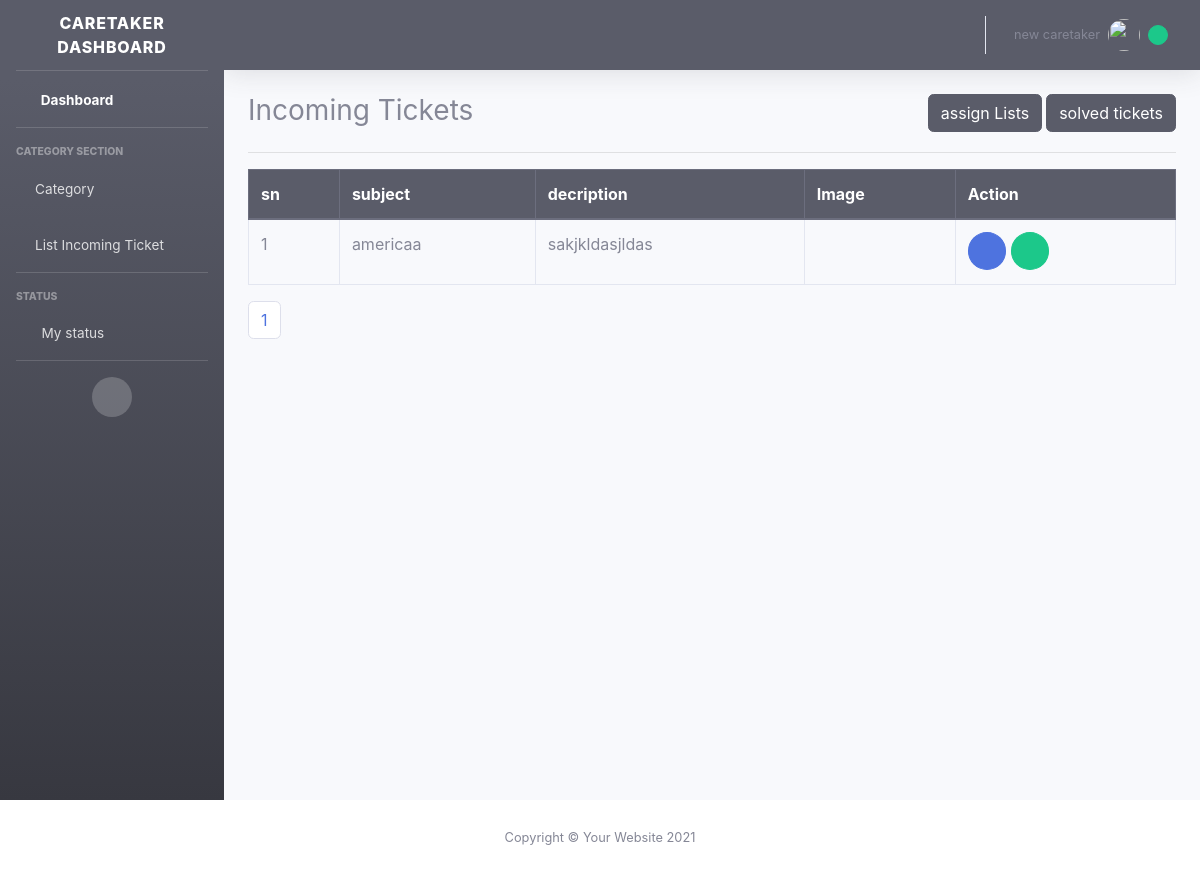
The page /user/caretaker/incoming-ticket (signed in) on the database as committed earlier.
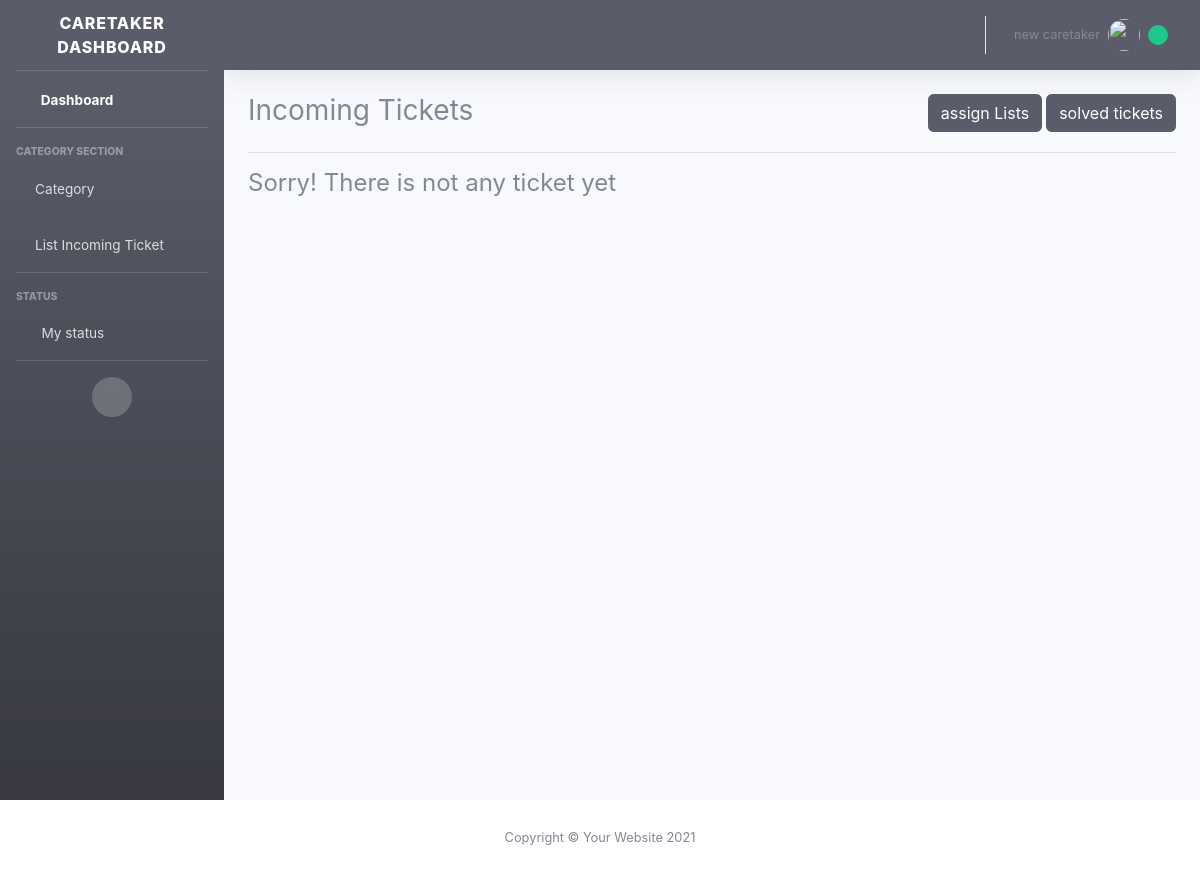
The same page on the database as committed later.
### Ticket/models.py (models this page shows, shortened)
class Ticket(models.Model):
    subject = models.CharField(max_length=30)
    description = models.TextField(max_length=50,blank=True,null=True)
    category  = models.ForeignKey(Category,models.CASCADE,null=True,blank=True)
    image = models.ImageField(upload_to='ticket/',null=True,blank=True)
    status = models.BooleanField(default=1)
    assignStatus = models.BooleanField(null=True,blank=True)
    created_by = models.ForeignKey(User, related_name= 'customerId' , on_delete=models.CASCADE, null=True, blank=True)
    created_at = models.DateTimeField(auto_now_add=True)
    updated_at = models.DateTimeField(auto_now=True)

### Ticket/views.py (the view)
# urls.py: path('caretaker/incoming-ticket',views.incomingTicket,name='incoming_ticket'),
@login_required(login_url='caretakerlogin')
def incomingTicket(request):
    ticket = Ticket.objects.filter(status=True,assignStatus=False).order_by('id')
    ticket_list = Paginator(ticket,4)
    page_url = request.GET.get('page')
    try:
        ticket_info = ticket_list.page(page_url)
    except PageNotAnInteger:
        ticket_info = ticket_list.page(1)
    except EmptyPage:
        ticket_info = ticket.page(ticket.num_pages)
    data = {
        'ticketList':ticket_info,
        'range':ticket_list
    }
    return render(request, 'caretaker/tickets/incoming_tickets.html', data)

### templates/careTaker/tickets/incoming_tickets.html (shortened to what this page needs)
{% extends '../../caretaker/includes/dashboardhome.html' %}
  {% load static %}
                {% block 'body' %}
<div class="container-fluid">
    <div class="row" id="dashboardcustomer">
        <div class="col-4">
        <h3 id="customerDashboard">Incoming Tickets</h3>
            </div>
        <div class="col-8">
         <a class=" btn btn-dark top-button"  href="{% url 'solve_ticket_list' %}">solved tickets</a>
         <a class="btn btn-dark top-button mr-1"  href="{% url 'assign_list' %}">assign Lists</a>
                </div>
    </div>
     <hr>
    {% if request.user.caretaker_status == "available" %}
    {% if ticketList %}
    <table class="table table-bordered table-hover ">
        <thead class="thead-dark">
        <tr>
            <th scope="col">sn</th>
            <th>subject</th>
            <th>decription</th>
            <th>Image</th>
            <th>Action</th>
        </tr>
        </thead>
        <tbody>
        {% for t in ticketList %}
         <tr class= "tr">
            <td class="h-line">{{forloop.counter}}</td>
            <td class="h-line">{{t.subject}}</td>
            {% autoescape off %}
            <td class="h-line">{{t.description|truncatewords:10}} </td>
            {% endautoescape %}
            {% if t.image %}
            <td>
                <img src="{{t.image.url}}" height="50" width="50" alt="">
            </td>
            {% else %}
            <td>
            </td>
            {% endif %}
            <td>
                <a href="{% url 'view_details' t.id %}" class="btn btn-primary rounded-circle"><i class="fa fa-eye "
                                                                                                  title="Details info"></i></a>
                <form action="{% url 'ticket_assign' %}" method="POST" class="d-inline">
                    <button type="submit"
                            onclick="return confirm('Are you sure want to assign  category')"
                            class="btn btn-success rounded-circle "><i class="fa fa-user-plus"
                                                                      data-toggle="tooltip" title="assign"></i></button>
                </form>
            </td>
        </tr>
        {% endfor %}
        </tbody>
    </table>
     <nav aria-label="...">
                          <ul class="pagination">
                              {% for i in range.page_range %}
                               {% if i <= 3  %}
                            <li class="page-item"><a href="?page={{i}}" class="page-link" >{{i}}</a></li>
                              {% endif %}
                              {% endfor %}
                          </ul>
                        </nav>
    {% else %}
    <h4>Sorry! There is not any ticket yet</h4>
    {% endif %}
    {% else %}
    <h4>your are in busy state..To view the tickets you must change your status to available </h4>
    {% endif %}
</div>
            {% endblock %}

Rows that differ between the two databases and show on the page:
no longer on this page (row edited): Ticket: subject "americaa", description "sakjkldasjldas"
Other text that changed with them:
text no longer shown: "sn subject decription Image Action"
text now shown: "Sorry! There is not any ticket yet"
list line gone: "1"
